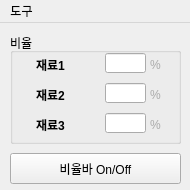
<?xml version="1.0" encoding="UTF-8"?>
<ui version="4.0">
 <class>Spoon</class>
 <widget class="QMainWindow" name="Spoon">
  <property name="geometry">
   <rect>
    <x>0</x>
    <y>0</y>
    <width>190</width>
    <height>190</height>
   </rect>
  </property>
  <property name="minimumSize">
   <size>
    <width>190</width>
    <height>190</height>
   </size>
  </property>
  <property name="maximumSize">
   <size>
    <width>190</width>
    <height>190</height>
   </size>
  </property>
  <property name="windowTitle">
   <string>Spoon</string>
  </property>
  <widget class="QWidget" name="centralwidget">
   <widget class="QGroupBox" name="ratiobox">
    <property name="geometry">
     <rect>
      <x>10</x>
      <y>10</y>
      <width>171</width>
      <height>111</height>
     </rect>
    </property>
    <property name="title">
     <string>비율</string>
    </property>
    <widget class="QLabel" name="Tind2_2">
     <property name="geometry">
      <rect>
       <x>20</x>
       <y>52</y>
       <width>41</width>
       <height>20</height>
      </rect>
     </property>
     <property name="toolTip">
      <string>&lt;html&gt;&lt;head/&gt;&lt;body&gt;&lt;p&gt;&lt;br/&gt;&lt;/p&gt;&lt;/body&gt;&lt;/html&gt;</string>
     </property>
     <property name="text">
      <string>&lt;html&gt;&lt;head/&gt;&lt;body&gt;&lt;p align=&quot;center&quot;&gt;&lt;span style=&quot; font-weight:600;&quot;&gt;재료2&lt;/span&gt;&lt;/p&gt;&lt;/body&gt;&lt;/html&gt;</string>
     </property>
    </widget>
    <widget class="QLabel" name="Tind3_2">
     <property name="geometry">
      <rect>
       <x>20</x>
       <y>82</y>
       <width>41</width>
       <height>20</height>
      </rect>
     </property>
     <property name="toolTip">
      <string>&lt;html&gt;&lt;head/&gt;&lt;body&gt;&lt;p&gt;&lt;br/&gt;&lt;/p&gt;&lt;/body&gt;&lt;/html&gt;</string>
     </property>
     <property name="text">
      <string>&lt;html&gt;&lt;head/&gt;&lt;body&gt;&lt;p align=&quot;center&quot;&gt;&lt;span style=&quot; font-weight:600;&quot;&gt;재료3&lt;/span&gt;&lt;/p&gt;&lt;/body&gt;&lt;/html&gt;</string>
     </property>
    </widget>
    <widget class="QLineEdit" name="stuff1_2">
     <property name="geometry">
      <rect>
       <x>95</x>
       <y>20</y>
       <width>41</width>
       <height>20</height>
      </rect>
     </property>
    </widget>
    <widget class="QLineEdit" name="stuff2_2">
     <property name="geometry">
      <rect>
       <x>95</x>
       <y>50</y>
       <width>41</width>
       <height>20</height>
      </rect>
     </property>
    </widget>
    <widget class="QLabel" name="Tind1_2">
     <property name="geometry">
      <rect>
       <x>20</x>
       <y>22</y>
       <width>41</width>
       <height>20</height>
      </rect>
     </property>
     <property name="toolTip">
      <string>&lt;html&gt;&lt;head/&gt;&lt;body&gt;&lt;p&gt;&lt;br/&gt;&lt;/p&gt;&lt;/body&gt;&lt;/html&gt;</string>
     </property>
     <property name="text">
      <string>&lt;html&gt;&lt;head/&gt;&lt;body&gt;&lt;p align=&quot;center&quot;&gt;&lt;span style=&quot; font-weight:600;&quot;&gt;재료1&lt;/span&gt;&lt;/p&gt;&lt;/body&gt;&lt;/html&gt;</string>
     </property>
    </widget>
    <widget class="QLineEdit" name="stuff3_2">
     <property name="geometry">
      <rect>
       <x>95</x>
       <y>80</y>
       <width>41</width>
       <height>20</height>
      </rect>
     </property>
    </widget>
    <widget class="QLabel" name="s2p_2">
     <property name="geometry">
      <rect>
       <x>140</x>
       <y>52</y>
       <width>21</width>
       <height>20</height>
      </rect>
     </property>
     <property name="toolTip">
      <string>&lt;html&gt;&lt;head/&gt;&lt;body&gt;&lt;p&gt;&lt;br/&gt;&lt;/p&gt;&lt;/body&gt;&lt;/html&gt;</string>
     </property>
     <property name="text">
      <string>&lt;html&gt;&lt;head/&gt;&lt;body&gt;&lt;p&gt;&lt;span style=&quot; color:#aaaaaa;&quot;&gt;%&lt;/span&gt;&lt;/p&gt;&lt;/body&gt;&lt;/html&gt;</string>
     </property>
    </widget>
    <widget class="QLabel" name="s3p_2">
     <property name="geometry">
      <rect>
       <x>140</x>
       <y>82</y>
       <width>21</width>
       <height>20</height>
      </rect>
     </property>
     <property name="toolTip">
      <string>&lt;html&gt;&lt;head/&gt;&lt;body&gt;&lt;p&gt;&lt;br/&gt;&lt;/p&gt;&lt;/body&gt;&lt;/html&gt;</string>
     </property>
     <property name="text">
      <string>&lt;html&gt;&lt;head/&gt;&lt;body&gt;&lt;p&gt;&lt;span style=&quot; color:#aaaaaa;&quot;&gt;%&lt;/span&gt;&lt;/p&gt;&lt;/body&gt;&lt;/html&gt;</string>
     </property>
    </widget>
    <widget class="QLabel" name="s1p_2">
     <property name="geometry">
      <rect>
       <x>140</x>
       <y>22</y>
       <width>21</width>
       <height>20</height>
      </rect>
     </property>
     <property name="toolTip">
      <string>&lt;html&gt;&lt;head/&gt;&lt;body&gt;&lt;p&gt;&lt;br/&gt;&lt;/p&gt;&lt;/body&gt;&lt;/html&gt;</string>
     </property>
     <property name="text">
      <string>&lt;html&gt;&lt;head/&gt;&lt;body&gt;&lt;p&gt;&lt;span style=&quot; color:#aaaaaa;&quot;&gt;%&lt;/span&gt;&lt;/p&gt;&lt;/body&gt;&lt;/html&gt;</string>
     </property>
    </widget>
   </widget>
   <widget class="QPushButton" name="ratioswitch">
    <property name="geometry">
     <rect>
      <x>10</x>
      <y>130</y>
      <width>171</width>
      <height>31</height>
     </rect>
    </property>
    <property name="text">
     <string>비율바 On/Off</string>
    </property>
   </widget>
  </widget>
  <widget class="QMenuBar" name="menubar">
   <property name="geometry">
    <rect>
     <x>0</x>
     <y>0</y>
     <width>190</width>
     <height>21</height>
    </rect>
   </property>
   <widget class="QMenu" name="menu">
    <property name="title">
     <string>도구</string>
    </property>
    <addaction name="action"/>
    <addaction name="action_5"/>
    <addaction name="separator"/>
    <addaction name="action_2"/>
    <addaction name="action_4"/>
   </widget>
   <addaction name="menu"/>
  </widget>
  <action name="action">
   <property name="checkable">
    <bool>true</bool>
   </property>
   <property name="text">
    <string>비율바 잠금</string>
   </property>
  </action>
  <action name="action_2">
   <property name="text">
    <string>설정</string>
   </property>
  </action>
  <action name="action_4">
   <property name="text">
    <string>도움말</string>
   </property>
  </action>
  <action name="action_5">
   <property name="text">
    <string>모드 변경</string>
   </property>
  </action>
 </widget>
 <resources/>
 <connections/>
</ui>
